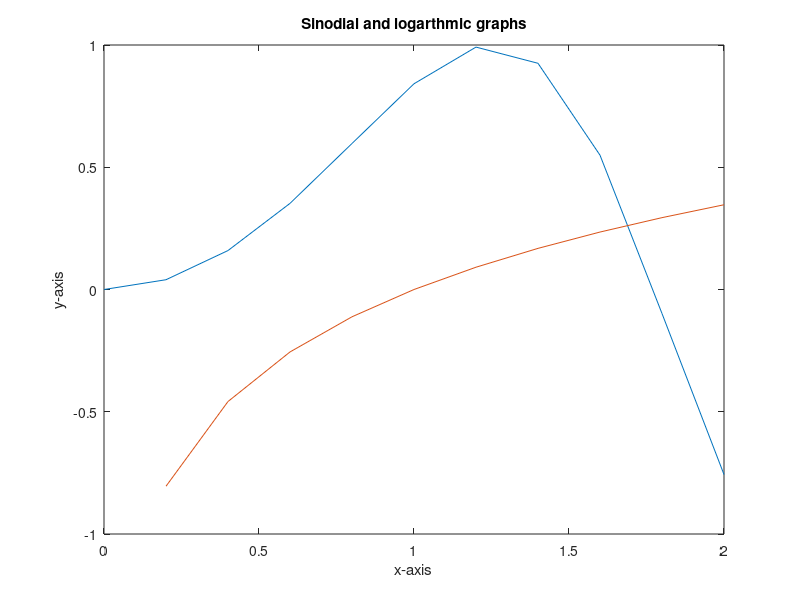

Write the MATLAB code that produced this figure.
x = [0:0.2:2]
y1 = sin(x.^2)
y2 = log(sqrt(x))
plot(x,y1)
hold on
plot(x,y2)
hold off
xlabel('x-axis')
ylabel('y-axis')
title('Sinodial and logarthmic graphs')